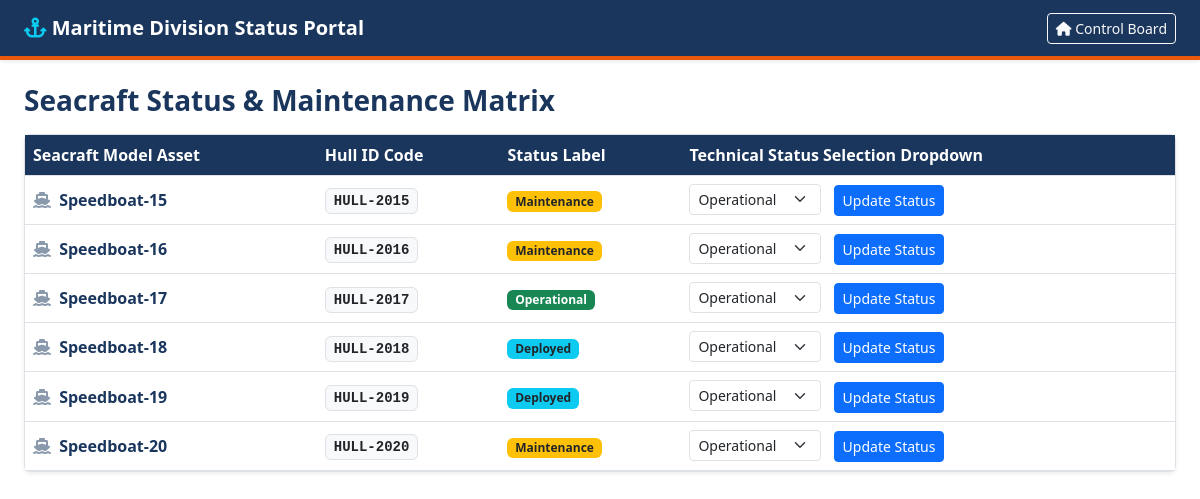
The app's page /maritime/ (signed in), older data.
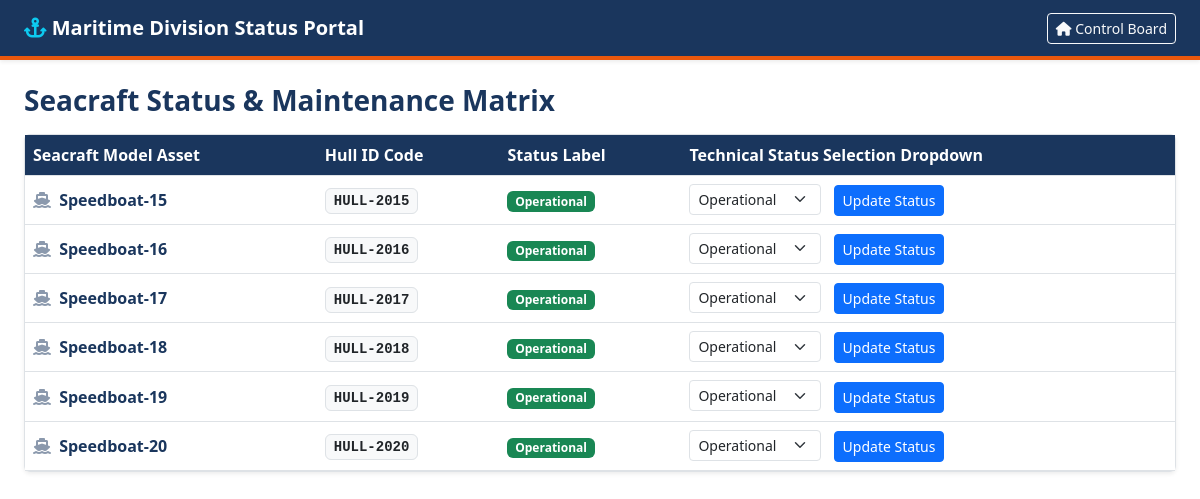
The same page, newer data.
### fleet/models.py (models this page shows, shortened)
class Vehicle(models.Model):
    STATUS_CHOICES = [
        ('OPERATIONAL', 'Operational'),
        ('MAINTENANCE', 'Maintenance'),
        ('DEPLOYED', 'Deployed'),
    ]
    model_name = models.CharField(max_length=100)
    plate_number = models.CharField(max_length=50, unique=True)
    vehicle_type = models.ForeignKey('VehicleType', on_delete=models.CASCADE)
    status = models.CharField(max_length=50, default='OPERATIONAL') # OPERATIONAL, MAINTENANCE, DEPLOYED
    assigned_driver = models.ForeignKey(Driver, on_delete=models.SET_NULL, null=True, blank=True, related_name='vehicles')

### fleet/views.py (the view, shortened to what this page needs)
# urls.py: path('maritime/', views.seacraft_dashboard, name='seacraft_dashboard'),
@login_required
def seacraft_dashboard(request):
    user = request.user
    username_lower = user.username.lower()
    user_group_names = list(user.groups.values_list('name', flat=True))
    is_authorized = (
        user.is_superuser or
        'Seacraft' in user_group_names or
        'sea' in username_lower or 'maritime' in username_lower
    )
    if not is_authorized:
        messages.error(request, "Access restricted to authorized Maritime Operators.")
        return redirect('homepage')
    vehicles = Vehicle.objects.filter(vehicle_type__name__iexact='MARINE').select_related('vehicle_type', 'assigned_driver')
    return render(request, 'fleet/seacraft_dashboard.html', {'vehicles': vehicles})

### fleet/templates/fleet/seacraft_dashboard.html (shortened to what this page needs)
<!DOCTYPE html>
<html lang="en">
<head>
    <link href="https://cdn.jsdelivr.net/npm/bootstrap@5.3.0/dist/css/bootstrap.min.css" rel="stylesheet">
    <link rel="stylesheet" href="https://cdnjs.cloudflare.com/ajax/libs/font-awesome/6.4.0/css/all.min.css">
</head>
<body>
    <nav class="navbar navbar-dark nav-header px-4 py-2 shadow-sm mb-4">
        <span class="navbar-brand fw-bold text-white"><i class="fa-solid fa-anchor text-info"></i> Maritime Division Status Portal</span>
        <a href="{% url 'homepage' %}" class="btn btn-sm btn-outline-light"><i class="fa-solid fa-house"></i> Control Board</a>
    </nav>
    <div class="container-fluid px-4">
        <h3 class="fw-bold mb-3" style="color: #1A365D;">Seacraft Status & Maintenance Matrix</h3>
        <div class="card shadow-sm border-0">
            <div class="card-body p-0 border bg-white rounded">
                <table class="table table-hover align-middle mb-0">
                    <thead class="table-theme">
                        <tr><th>Seacraft Model Asset</th><th>Hull ID Code</th><th>Status Label</th><th>Technical Status Selection Dropdown</th></tr>
                    </thead>
                    <tbody>
                        {% for vehicle in vehicles %}
                        <tr>
                            <td class="fw-bold" style="color: #1A365D;"><i class="fa-solid fa-ship opacity-50 me-1"></i> {{ vehicle.model_name }}</td>
                            <td><code class="bg-light text-dark border px-2 py-1 rounded font-monospace fw-bold">{{ vehicle.plate_number }}</code></td>
                            <td>
    {% if vehicle.status|upper == 'OPERATIONAL' %}
        <span class="badge bg-success">Operational</span>
    {% elif vehicle.status|upper == 'MAINTENANCE' %}
        <span class="badge bg-warning text-dark">Maintenance</span>
    {% else %}
        <span class="badge bg-info text-dark">Deployed</span>
    {% endif %}
</td>
                            <td>
                                <form action="{% url 'seacraft_dashboard' %}" method="post">
                                    <select name="status" class="form-select form-select-sm d-inline-block w-auto me-2">
                                        <option value="OPERATIONAL">Operational</option>
                                    </select>
                                    <button type="submit" class="btn btn-primary btn-sm">Update Status</button>
                                </form>
                            </td>
                        </tr>
                        {% endfor %}
                    </tbody>
                </table>
            </div>
        </div>
    </div>
</body>
</html>

Row changes from the older to the newer data that the page shows:
changed Vehicle "Speedboat-15": status "Maintenance" → "Operational"
changed Vehicle "Speedboat-16": status "Maintenance" → "Operational"
changed Vehicle "Speedboat-18": status "Deployed" → "Operational"
changed Vehicle "Speedboat-19": status "Deployed" → "Operational"
changed Vehicle "Speedboat-20": status "Maintenance" → "Operational"
